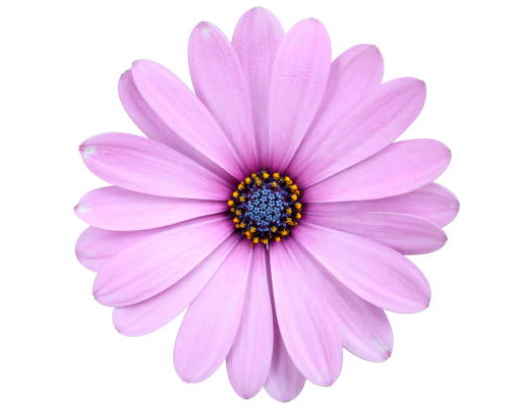
#> input picture ImageProcessing/sample_image.png, 512 x 413 px
$ python feature_detection.py
#> lines starting #> are read from the running program, lines starting #| are printed output that depends on the picture; after the words box and inside, x2 and y2 are one past the last pixel; in counts of white or black regions, pixels touching at a corner belong together
import cv2
import numpy as np
import matplotlib.pyplot as plt

def load_image(image_path):
    """Load image and convert to grayscale"""
    # Read image
    img = cv2.imread(image_path)
    if img is None:
        print(f"Error: Could not load image from {image_path}")
        # Create a sample image with various features for demonstration
        print("Creating a sample image with features...")
        sample_img = np.zeros((400, 600, 3), dtype=np.uint8)

        # Add rectangles
        cv2.rectangle(sample_img, (50, 50), (200, 150), (255, 255, 255), -1)
        cv2.rectangle(sample_img, (250, 100), (400, 200), (200, 200, 200), -1)

        # Add circles
        cv2.circle(sample_img, (150, 300), 60, (255, 255, 255), -1)
        cv2.circle(sample_img, (450, 300), 40, (150, 150, 150), -1)

        # Add some lines
        cv2.line(sample_img, (100, 350), (500, 350), (255, 255, 255), 3)
        cv2.line(sample_img, (300, 50), (300, 380), (255, 255, 255), 2)

        # Add text for more features
        cv2.putText(sample_img, 'SAMPLE', (200, 250), cv2.FONT_HERSHEY_SIMPLEX, 2, (255, 255, 255), 3)

        img = sample_img

    # Convert to grayscale
    gray = cv2.cvtColor(img, cv2.COLOR_BGR2GRAY)

    return img, gray

def canny_edge_detection(gray_img, low_threshold=50, high_threshold=150):
    """Apply Canny edge detection"""
    # Apply Gaussian blur to reduce noise
    blurred = cv2.GaussianBlur(gray_img, (5, 5), 0)

    # Apply Canny edge detection
    edges = cv2.Canny(blurred, low_threshold, high_threshold)

    return edges

def harris_corner_detection(gray_img, block_size=2, ksize=3, k=0.04):
    """Detect corners using Harris corner detector"""
    # Harris corner detection
    harris_corners = cv2.cornerHarris(gray_img, block_size, ksize, k)

    # Dilate corner image to enhance corner points
    harris_corners = cv2.dilate(harris_corners, None)

    # Create a copy of original image to mark corners
    img_with_corners = cv2.cvtColor(gray_img, cv2.COLOR_GRAY2BGR)

    # Mark corners in red (threshold for optimal value, may vary depending on image)
    img_with_corners[harris_corners > 0.01 * harris_corners.max()] = [0, 0, 255]

    return harris_corners, img_with_corners

def sift_feature_detection(gray_img):
    """Detect and compute SIFT features"""
    try:
        # Create SIFT detector
        sift = cv2.SIFT_create()

        # Detect keypoints and compute descriptors
        keypoints, descriptors = sift.detectAndCompute(gray_img, None)

        # Draw keypoints on the image
        img_with_keypoints = cv2.drawKeypoints(gray_img, keypoints, None,
                                             flags=cv2.DRAW_MATCHES_FLAGS_DRAW_RICH_KEYPOINTS)

        return keypoints, descriptors, img_with_keypoints

    except cv2.error as e:
        print(f"SIFT error: {e}")
        print("SIFT may not be available in your OpenCV version.")
        return None, None, gray_img

def display_results(original_img, gray_img, edges, harris_result, sift_result, keypoints):
    """Display all results in a subplot"""
    plt.figure(figsize=(15, 10))

    # Original image
    plt.subplot(2, 3, 1)
    plt.imshow(cv2.cvtColor(original_img, cv2.COLOR_BGR2RGB))
    plt.title('Original Image')
    plt.axis('off')

    # Grayscale image
    plt.subplot(2, 3, 2)
    plt.imshow(gray_img, cmap='gray')
    plt.title('Grayscale Image')
    plt.axis('off')

    # Canny edges
    plt.subplot(2, 3, 3)
    plt.imshow(edges, cmap='gray')
    plt.title('Canny Edge Detection')
    plt.axis('off')

    # Harris corners
    plt.subplot(2, 3, 4)
    plt.imshow(cv2.cvtColor(harris_result, cv2.COLOR_BGR2RGB))
    plt.title('Harris Corner Detection')
    plt.axis('off')

    # SIFT features
    plt.subplot(2, 3, 5)
    if sift_result.ndim == 3:
        plt.imshow(cv2.cvtColor(sift_result, cv2.COLOR_BGR2RGB))
    else:
        plt.imshow(sift_result, cmap='gray')
    plt.title(f'SIFT Features ({len(keypoints) if keypoints else 0} keypoints)')
    plt.axis('off')

    # Feature summary
    plt.subplot(2, 3, 6)
    plt.text(0.1, 0.8, f'Feature Detection Summary:', fontsize=14, weight='bold')
    plt.text(0.1, 0.7, f'• Canny Edges: Detected', fontsize=12)
    plt.text(0.1, 0.6, f'• Harris Corners: Detected', fontsize=12)
    plt.text(0.1, 0.5, f'• SIFT Keypoints: {len(keypoints) if keypoints else 0}', fontsize=12)
    plt.text(0.1, 0.3, 'Parameters Used:', fontsize=12, weight='bold')
    plt.text(0.1, 0.2, '• Canny: low=50, high=150', fontsize=10)
    plt.text(0.1, 0.1, '• Harris: blockSize=2, k=0.04', fontsize=10)
    plt.axis('off')

    plt.tight_layout()
    plt.show()

def main():
    # Path to your image
    image_path = "sample_image.png"

    print("Loading image...")
    original_img, gray_img = load_image(image_path)
#> in load_image, img is the input picture: shape (413, 512, 3); mean B, G, R 242.2, 213.3, 241.1
#> in load_image, `gray = cv2.cvtColor(img, cv2.COLOR_BGR2GRAY)`:
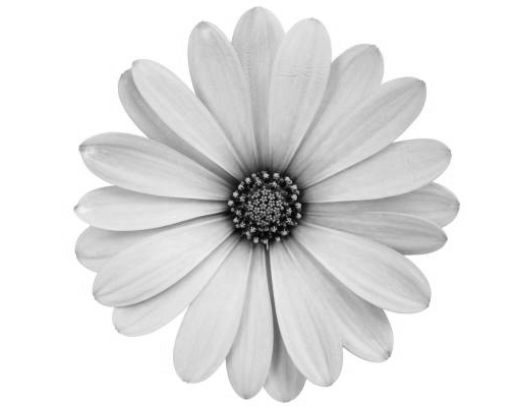
#> gray: shape (413, 512); min 1, max 255, mean 224.9

    print("Applying Canny edge detection...")
    edges = canny_edge_detection(gray_img)
#> in canny_edge_detection, `edges = cv2.Canny(blurred, low_threshold, high_threshold)`:
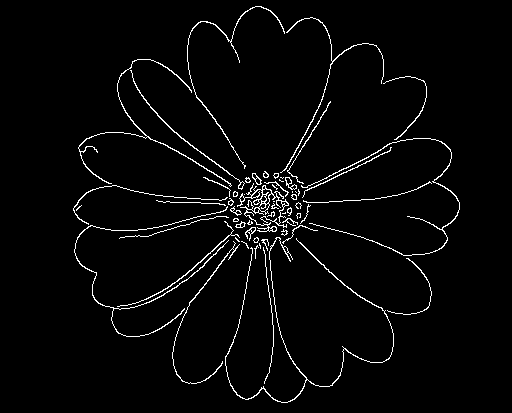
#> edges: shape (413, 512); 3% white in thin lines or dots, all inside (x1, y1, x2, y2) = (73, 6, 460, 403)

    print("Detecting Harris corners...")
    harris_corners, harris_result = harris_corner_detection(gray_img)
#> in harris_corner_detection, `harris_corners = cv2.dilate(harris_corners, None)`:
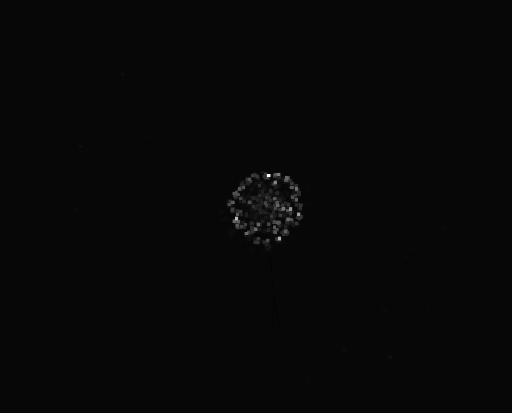
#> harris_corners: shape (413, 512) float32; min -0.000179, max 0.00601, mean 1.24e-05; drawn with min black and max white
#> in harris_corner_detection, `img_with_corners[harris_corners > 0.01 * harris_corners.max()] = [0, 0..`:
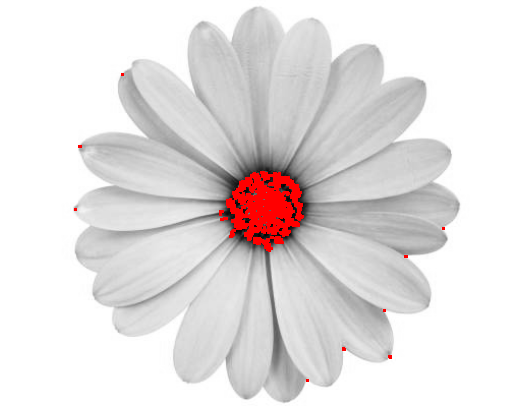
#> img_with_corners: shape (413, 512, 3); mean B, G, R 223.5, 223.5, 228.1

    print("Detecting SIFT features...")
    keypoints, descriptors, sift_result = sift_feature_detection(gray_img)
#> in sift_feature_detection, `keypoints, descriptors = sift.detectAndCompute(gray_img, None)`: keypoints = 344 keypoints; strongest (x, y, size): (264, 205, 65.3), (235, 194, 3.1), (266, 175, 3.2), (294, 197, 3.4)
#> in sift_feature_detection, `img_with_keypoints = cv2.drawKeypoints(gray_img, keypoints, None, flag..`:
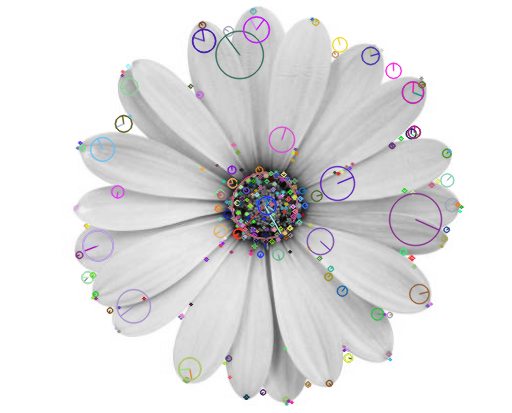
#> img_with_keypoints: shape (413, 512, 3); mean of channels 0, 1, 2 224.1, 223.4, 224.1; drawn as B, G, R

    # Display results
    display_results(original_img, gray_img, edges, harris_result, sift_result, keypoints)
#> in display_results, `plt.show()`:
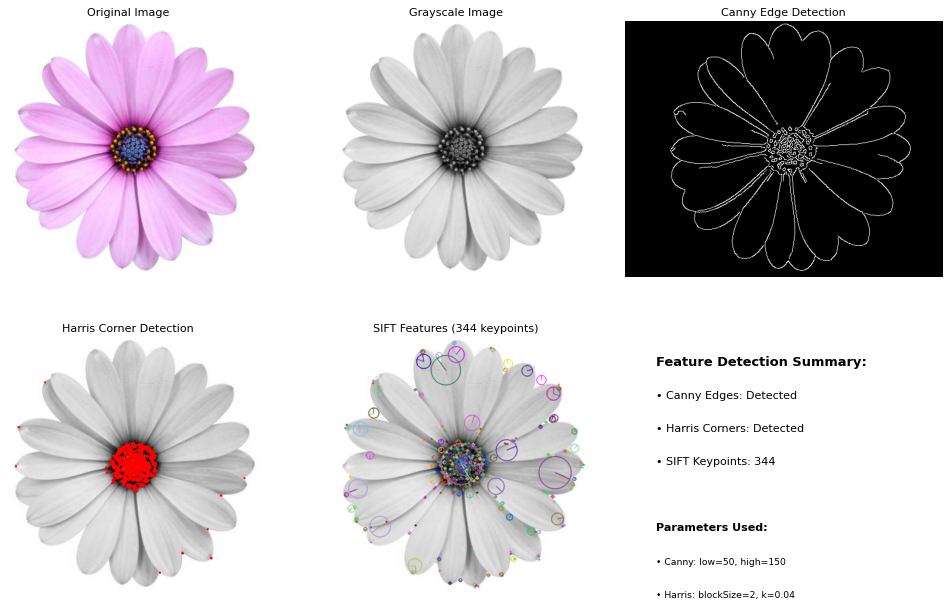
#> figure drawn by matplotlib, 5 panels

    # Print statistics
    print("\n" + "="*50)
    print("FEATURE DETECTION RESULTS")
    print("="*50)
    print(f"Image dimensions: {gray_img.shape}")
#| Image dimensions: (413, 512)
    print(f"Canny edges detected: {np.sum(edges > 0)} pixels")
#| Canny edges detected: 6392 pixels
    print(f"Harris corner response max: {harris_corners.max():.6f}")
#| Harris corner response max: 0.006011

    if keypoints:
        print(f"SIFT keypoints detected: {len(keypoints)}")
#| SIFT keypoints detected: 344
        print(f"SIFT descriptors shape: {descriptors.shape if descriptors is not None else 'None'}")
#| SIFT descriptors shape: (344, 128)
    else:
        print("SIFT features: Not available")

    print("="*50)
    print("Feature detection completed successfully!")

if __name__ == "__main__":
    main()
